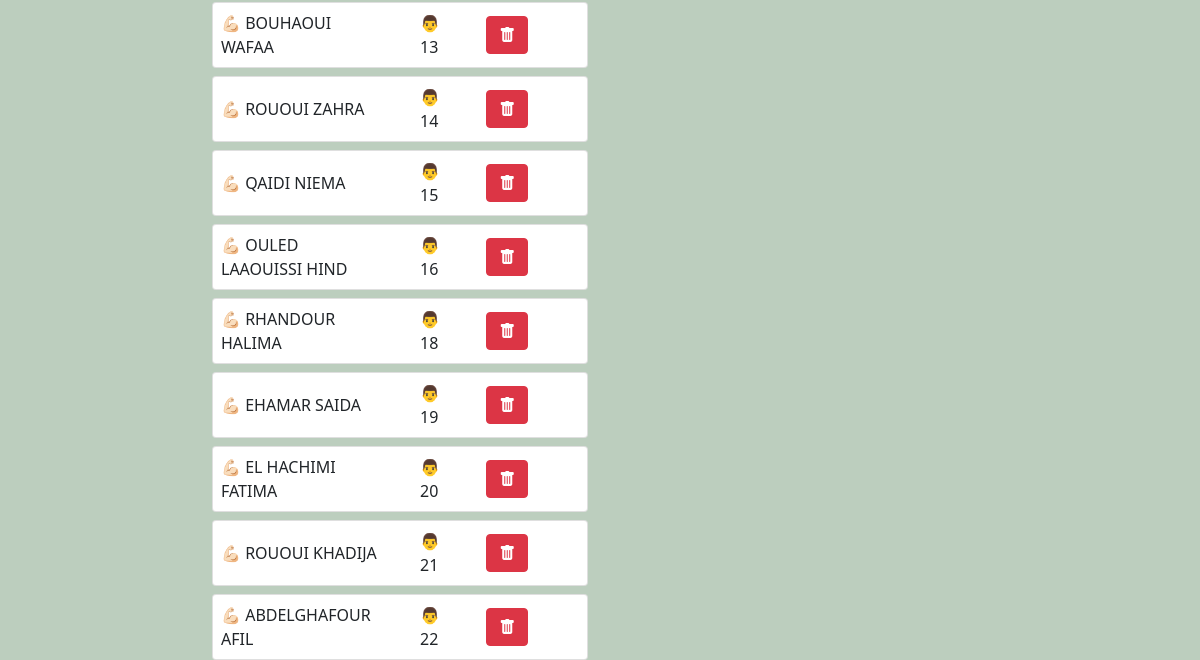
The page /workers (lower part) on the database as committed earlier.
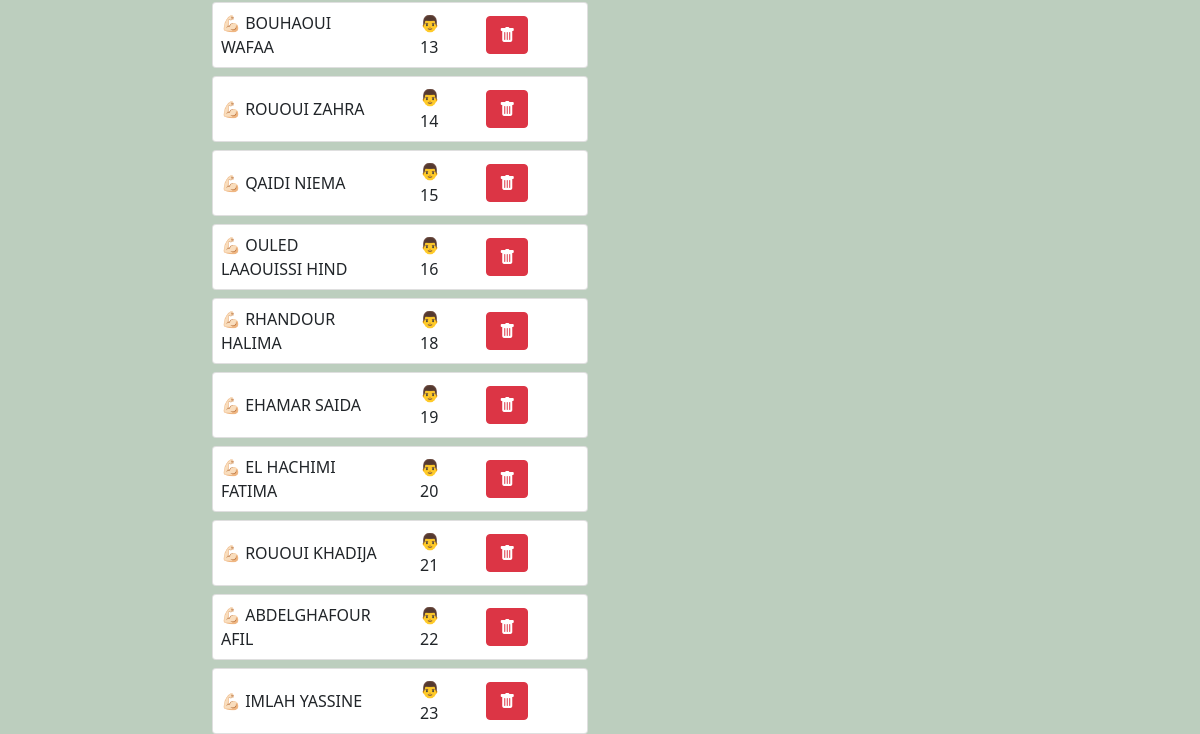
The same page on the database as committed later.
### app/models/worker.py (models this page shows)
class Worker(db.Model):
    __tablename__ = 'worker'
    id = db.Column(db.Integer, primary_key=True)
    first_name = db.Column(db.String(80), nullable=False)
    last_name = db.Column(db.String(80), nullable=False)
    num_worker = db.Column(db.Integer, nullable=False)
    tasks = db.relationship('BaseTask', backref='worker')

### app/workers.py (the view)
@bp_workers.route('', methods=['GET', 'POST'])
def index():
    from .models import Worker
    from main import db
    if request.method == 'POST':
        worker = Worker(first_name=request.form.get('first_name'), last_name=request.form.get('last_name'), num_worker=request.form.get('num_worker'))
        db.session.add(worker)
        db.session.commit()
    workers = Worker.query.order_by(Worker.num_worker).all()
    return render_template('workers.html', workers=workers)

### app/templates/workers.html (shortened to what this page needs)
<!DOCTYPE html>
<html lang="fr">
  {% include 'head.html' %}
  <body>
    <div class="container-fluid mt-2">
      <div class="row d-flex justify-content-center justify-content-center">
        <div class="col-md-4">
          {% for worker in workers%}
          <div class="card mt-2">
            <div class="row justify-content-between align-items-center">
              <div class="col-md-6 col-6">
                <div class="p-2 justify-content-center align-items-center">
                  💪🏻 {{worker.last_name}} {{worker.first_name}}
                </div>
              </div>
              <div class="col-md-2 col-2">
                <div class="p-2 justify-content-center align-items-center">
                  👨 {{worker.num_worker}}
                </div>
              </div>
              <div class="col-md-4 col-4">
                <div class="p-2 justify-content-center align-items-center">
                  <form
                    id="delete_worker_{{worker.id}}"
                    method="POST"
                    action="{{url_for('workers.delete', worker_id=worker.id)}}"
                  >
                    <button
                      form="delete_worker_{{worker.id}}"
                      type="submit"
                      class="btn btn-danger"
                    >
                      <i class="bi bi-trash-fill"></i>
                    </button>
                  </form>
                </div>
              </div>
            </div>
          </div>
          {% endfor %}
        </div>
        <div class="col-md-4 px-2">
        </div>
      </div>
    </div>
  </body>
</html>

Rows that differ between the two databases and show on the page:
added Worker: last_name "IMLAH", first_name "YASSINE", num_worker "23"
